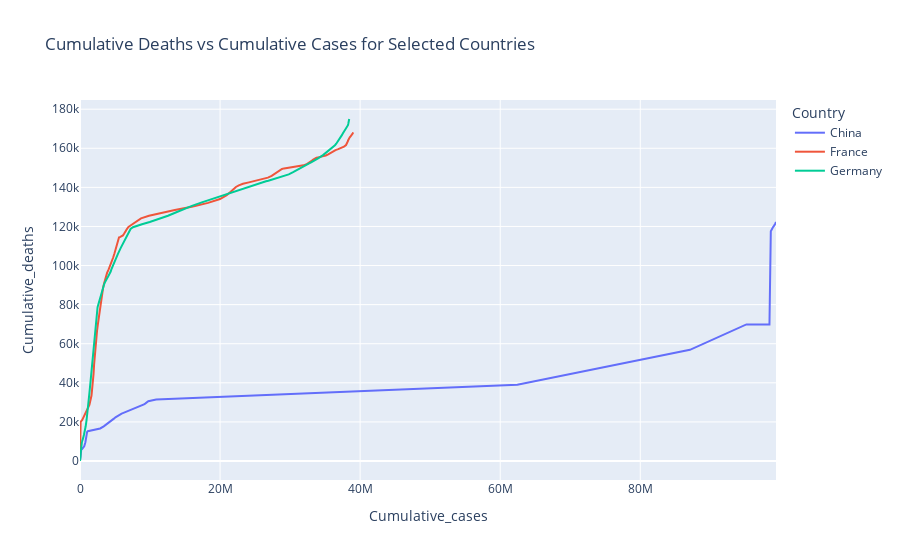

The cell this chart's notebook holds for it:
### Code cell
fig = px.line(
    filtered_data, 
    x='Cumulative_cases', 
    y='Cumulative_deaths', 
    color='Country',
    title='Cumulative Deaths vs Cumulative Cases for Selected Countries'
)
fig.show()

### Figure 1 — Plotly figure (JSON) as saved in the notebook; plotly's stock layout.template omitted (floating-point values rounded to 4 significant figures; data arrays with more than 128 entries replaced by an {"elided": "..."} marker saying what was removed)
{"data": [{"hovertemplate": "Country=China<br>Cumulative_cases=%{x}<br>Cumulative_deaths=%{y}<extra></extra>", "legendgroup": "China", "line": {"color": "#636efa", "dash": "solid"}, "marker": {"symbol": "circle"}, "mode": "lines", "name": "China", "orientation": "v", "showlegend": true, "type": "scatter", "x": {"elided": "244 int values"}, "xaxis": "x", "y": {"elided": "244 int values"}, "yaxis": "y"}, {"hovertemplate": "Country=France<br>Cumulative_cases=%{x}<br>Cumulative_deaths=%{y}<extra></extra>", "legendgroup": "France", "line": {"color": "#EF553B", "dash": "solid"}, "marker": {"symbol": "circle"}, "mode": "lines", "name": "France", "orientation": "v", "showlegend": true, "type": "scatter", "x": {"elided": "244 int values"}, "xaxis": "x", "y": {"elided": "244 int values"}, "yaxis": "y"}, {"hovertemplate": "Country=Germany<br>Cumulative_cases=%{x}<br>Cumulative_deaths=%{y}<extra></extra>", "legendgroup": "Germany", "line": {"color": "#00cc96", "dash": "solid"}, "marker": {"symbol": "circle"}, "mode": "lines", "name": "Germany", "orientation": "v", "showlegend": true, "type": "scatter", "x": {"elided": "244 int values"}, "xaxis": "x", "y": {"elided": "244 int values"}, "yaxis": "y"}], "layout": {"autosize": true, "legend": {"title": {"text": "Country"}, "tracegroupgap": 0}, "title": {"text": "Cumulative Deaths vs Cumulative Cases for Selected Countries"}, "xaxis": {"anchor": "y", "autorange": true, "domain": [0, 1], "range": [0, 99379039], "title": {"text": "Cumulative_cases"}, "type": "linear"}, "yaxis": {"anchor": "x", "autorange": true, "domain": [0, 1], "range": [-9721.0, 184700.0], "title": {"text": "Cumulative_deaths"}, "type": "linear"}}}
